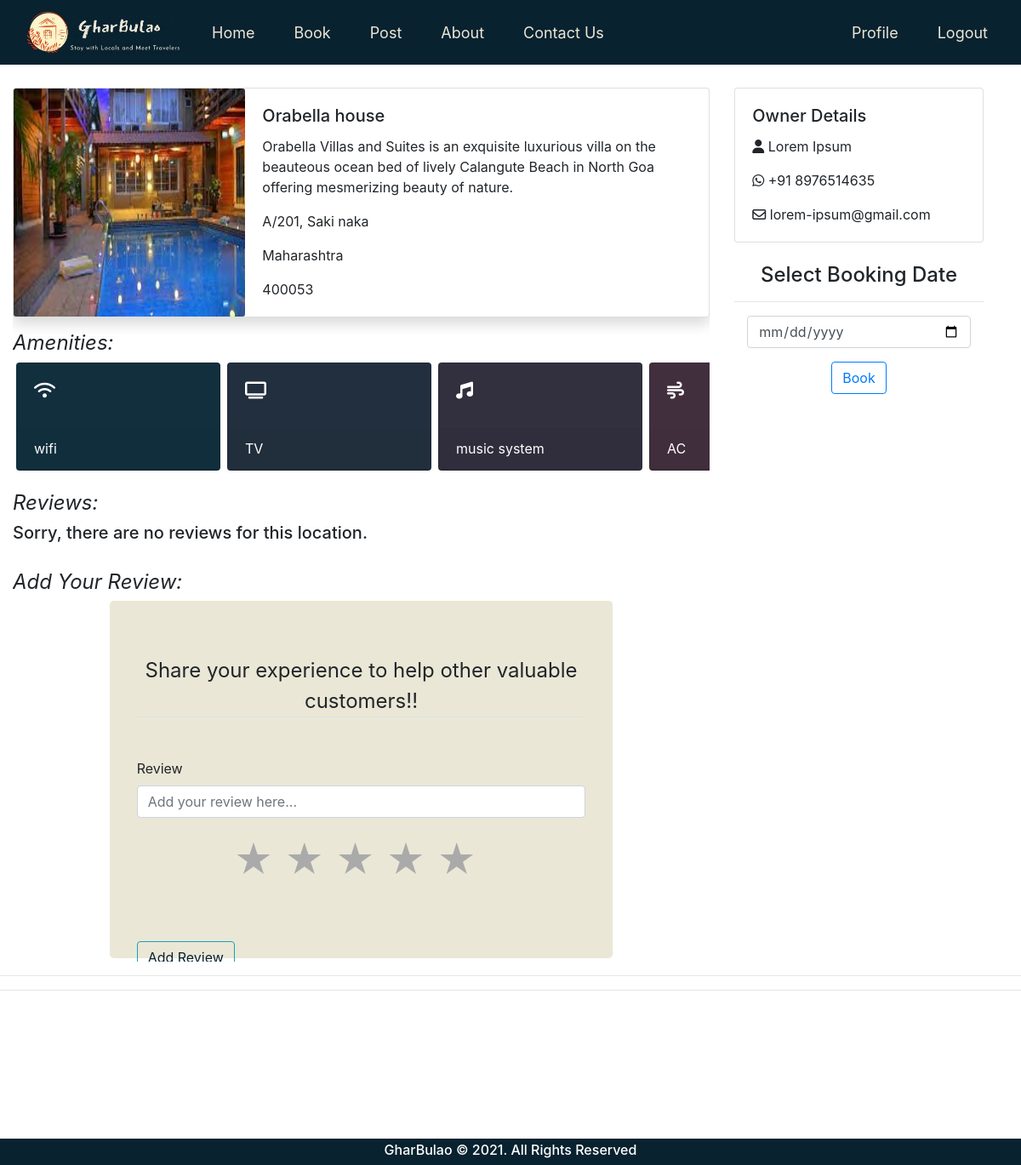
The page /showPost/17 (signed in) on the database its author committed.
### users/models.py (models this page shows, shortened)
class Img(models.Model):
    post = models.ForeignKey(Post, default=None,on_delete=models.CASCADE)
    image = models.ImageField(upload_to='property_pics',
                              verbose_name='Image')

class Post(models.Model):
    user = models.OneToOneField(User,on_delete=models.CASCADE)
    address = models.TextField()
    pincode = models.IntegerField(null=True)
    city = models.CharField(max_length=50, choices=cities, default='Mumbai')
    state =  models.CharField(max_length=50, choices=states, default='Maharashtra')
    Area = models.DecimalField(max_digits=6,default=0.0,decimal_places=2)
    amenities = models.CharField(max_length=500,default='[]')
    timestamp = models.DateTimeField(auto_now=True)
    desc = models.TextField(max_length=500,default='')
    name = models.CharField(max_length=100, default='')

class Profile(models.Model):
    user = models.OneToOneField(User,on_delete=models.CASCADE)
    profile_picture = models.ImageField(default='default.png',upload_to='profile_pics')
    gender = models.CharField(max_length=10)
    mobile_no = models.CharField(max_length=10)
    bio = models.CharField(max_length=1000)
    city = models.CharField(max_length=50, choices=cities, default='Mumbai')
    birth_date = models.DateField(null=True)
    REQUIRED_FIELDS = ['profile_picture','gender','mobile_no','city','birth_date']

### users/views.py (the view, shortened to what this page needs)
# urls.py: path('showPost/<int:pk>',views.showPost,name='showPost'),
@login_required
def showPost(request,pk):
   info = {}
   info['post'] = Post.objects.get(id=pk)
   info['images'] = Img.objects.filter(post=info['post']).defer('post')
   info['reviews'] = Reviews.objects.filter(post=info['post']).defer('post')
   icons = {
      'wifi' : 'fas fa-wifi',
      'TV' : 'fas fa-tv',
      'music system' : 'fas fa-music',
      'AC' : 'fas fa-wind',
      'swimming pool' : 'fas fa-swimming-pool',
      'gym' : 'fas fa-dumbbell',
      'indoor sports' : 'fas fa-volleyball-ball'
   }
   info['post'].amenities = literal_eval(info['post'].amenities)
   return render(request,'users/showPost.html', context={'info':info,'icons':icons})

### users/templates/users/showPost.html (shortened to what this page needs)
{% extends "users/base.html" %} {% load static %} {% load crispy_forms_tags %}
{% load static %}
{% block style %}
  <link rel="stylesheet" type="text/css" href="{% static 'users/Post.css' %}">
{% endblock style %}
{% block body %}
<br>
<br>
<div class="container-fluid post_cont">
<div class="left_post">
<div class="shadow card mb-3 mx-auto">
  <div class="row no-gutters">
    <div class="col-md-4">
      <img src="{{info.images.0.image.url}}" class="card-img" alt="..." height="100%">
    </div>
    <div class="col-md-8">
      <div class="card-body">
        <h5 class="card-title">{{info.post.name}}</h5>
        <p class="card-text">{{info.post.desc}}</p>
        <p class="card-text">{{info.post.address}}</p>
        <p class="card-text">{{info.post.state|capfirst}}</p>
        <p class="card-text">{{info.post.pincode}}</p>
      </div>
    </div>
  </div>
</div>
<h4 class="amenities">Amenities:</h4>
<div class="am_cont d-flex justify-content-start">
{% for amenity in info.post.amenities %}
    <div class="card text-white mx-1" style="min-width:15rem;background-color:#{{forloop.counter}}22f3e">
      <div class="card-body">
      {% for key, value in icons.items %}
      {% if key == amenity %}
        <h5 class="card-title"><i class="{{value}}"></i></h5>
      {%endif%}
      {%endfor%}
      </div>
      <div class="card-header">{{amenity}}</div>
    </div>
{% endfor %}
</div>
<br>
<h4 class="amenities">Reviews:</h4>
{% if info.reviews%}
<div class="reviews_cont">
{% for review in info.reviews %}
  <div class="card mt-3" style="width: 100%;background-color:#092230;">
    <div class="card-body" style='color:#eae7d6'>
     <div class="rr d-flex justify-content-between">
      <h6 class="card-title" style='color:#eae7d6'>{{review.user.first_name}} {{review.user.last_name}}</h6>
      <h6 class="card-title" style='color:#eae7d6'>{{review.rating}}<span class="fas fa-star ml-1" style="color: #eae7d6;"></span></h6>
    </div>
      <p class="card-text">{{review.review}}</p>
    </div>
  </div>
{% endfor %}
</div>
{% else %}
    <h5 class="right_head">Sorry, there are no reviews for this location.</h5>
  {% endif %}
<br>
<h4 class="amenities">Add Your Review:</h4>
<div class="container d-flex justify-content-center">
  <div class="jumbotron jumbotron-css" style="background-color: #eae7d6;width:75%;height:420px;" >
    <form method="POST" action='' id="post_form">
      <fieldset class="form-group">
        <legend class="border-bottom mb-4" style="text-align: center;">
          Share your experience to help other valuable customers!!
        </legend>
        <br>
        <div class="form-group">
          <label>Review</label>
          <input
            type="text"
            class="form-control"
            id="review"
            placeholder="Add your review here..."
            required
          />
        </div>
        <div class="form-group">
          <div class="rating rating2">
            <a href="#5" title="Give 5 stars" data-value="5">★</a>
            <a href="#4" title="Give 4 stars" data-value="4">★</a>
            <a href="#3" title="Give 3 stars" data-value="3">★</a>
            <a href="#2" title="Give 2 stars" data-value="2">★</a>
            <a href="#1" title="Give 1 star" data-value="1">★</a>
          </div>
        </div>
      </fieldset>
      <div class="form-group">
        <button class="btn btn-outline-info" type="submit" style='color: #092230'>Add Review</button>
      </div>
    </form>
  </div>
</div>
</div>
<div class="right_post">
 <div class="card">
  <div class="card-body">
    <h5 class="card-title">Owner Details</h5>
    <p class="card-text"><i class="fas fa-user"></i>  {{info.post.user.first_name}} {{info.post.user.last_name}}</p>
    <p class="card-text"><b><i class="fab fa-whatsapp"></i></b>  +91 {{info.post.user.profile.mobile_no}}</p>
    <p class="card-text"><i class="far fa-envelope"></i>  {{info.post.user.email}}</p>
  </div>
</div>
<br>
<h4 class="d-flex justify-content-center">Select Booking Date</h4>
<hr>
<div class="row-auto">
<div class="col input-group">
    <div class="input-group mb-3">
  <input type="date" class="form-control" placeholder="date" aria-label="date" aria-describedby="basic-addon1">
</div>
    </div>
<div class="col-auto d-flex justify-content-center">
    <a href="{% url 'receipt' pk=info.post.id  %}" class="btn btn-outline-primary">Book</a>
    </div>
</div>
</div>
</div>
<hr>
<hr>
<br>
{% endblock body %}

### users/static/users/Navbar.css (style rules this page uses)
:root { --blue: #092230; --off_white: #eae7d6; }

### users/static/users/Post.css (style rules this page uses)
.rating { width: 300px; margin: 0 auto 1em; font-size: 45px; overflow:hidden; }
.rating a, .rating label { float:right; color: #aaa; text-decoration: none; -webkit-transition: color .4s; -moz-transition: color .4s; -o-transition: color .4s; transition: color .4s; }
.rating2 { direction: rtl; }
.rating2 a { float:none }
.post_cont { width:100%; display:flex; justify-content: space-between; height:75vh; }
.left_post { width:70%; overflow-y: scroll; }
.right_post { width:25%; overflow-y: hidden; }
.amenities { font-weight: 400; font-style: italic; }
.am_cont { width:100%; overflow-x: scroll; }

### rows shown on the page
Img: images.0.image (picture)
Post: post.name "Orabella house", post.desc "Orabella Villas and Suites is an exquisite luxurious villa on the beauteous ocean bed of lively Calangute Beach in North Goa offering mesmerizing beauty of nature.", post.address "A/201, Saki naka", post.state "Maharashtra", post.pincode "400053", post.user.first_name "Lorem", post.user.last_name "Ipsum", post.user.profile.mobile_no "8976514635", post.user.email "lorem-ipsum@gmail.com"

### other values the page prints
{{ amenity }} "wifi" "TV" "music system" "AC"
